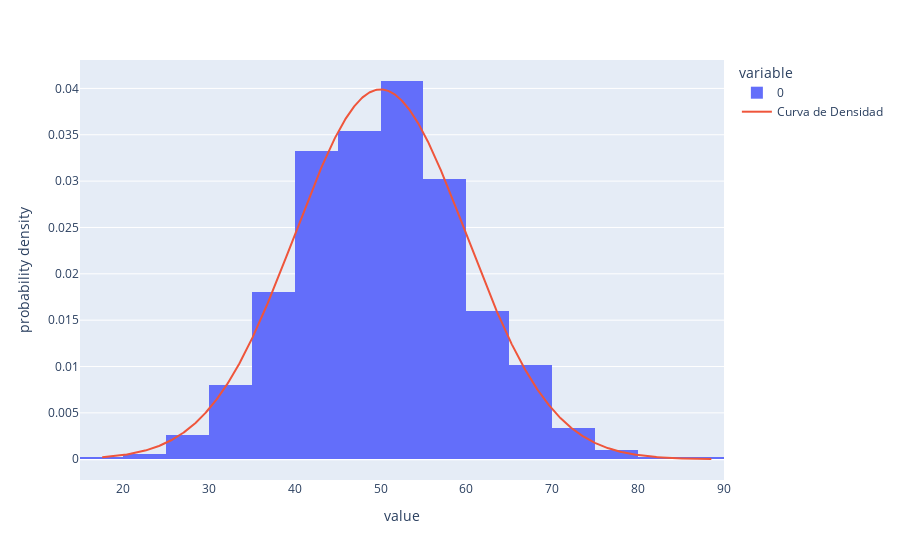

Notebook code for this chart:
### Code cell
# Generar datos de ejemplo
np.random.seed(42)
data = np.random.normal(loc=50, scale=10, size=1000)

# Crear el histograma
fig = px.histogram(data, nbins=30, histnorm='probability density')

# Agregar la curva de densidad
fig.add_trace(
    go.Scatter(
        x=np.linspace(min(data), max(data), 1000),
        y=scipy.stats.norm.pdf(np.linspace(min(data), max(data), 1000), loc=50, scale=10),
        mode='lines',
        name='Curva de Densidad'
    )
)

fig.show()

### Figure 1 — Plotly figure (JSON) as saved in the notebook; plotly's stock layout.template omitted (floating-point values rounded to 4 significant figures; data arrays with more than 128 entries replaced by an {"elided": "..."} marker saying what was removed)
{"data": [{"alignmentgroup": "True", "bingroup": "x", "histnorm": "probability density", "hovertemplate": "variable=0<br>value=%{x}<br>probability density=%{y}<extra></extra>", "legendgroup": "0", "marker": {"color": "#636efa", "pattern": {"shape": ""}}, "name": "0", "nbinsx": 30, "offsetgroup": "0", "orientation": "v", "showlegend": true, "type": "histogram", "x": {"elided": "1000 float values"}, "xaxis": "x", "yaxis": "y"}, {"mode": "lines", "name": "Curva de Densidad", "type": "scatter", "x": {"elided": "1000 float values"}, "y": {"elided": "1000 float values"}}], "layout": {"barmode": "relative", "legend": {"title": {"text": "variable"}, "tracegroupgap": 0}, "margin": {"t": 60}, "xaxis": {"anchor": "y", "domain": [0, 1], "title": {"text": "value"}}, "yaxis": {"anchor": "x", "domain": [0, 1], "title": {"text": "probability density"}}}}
